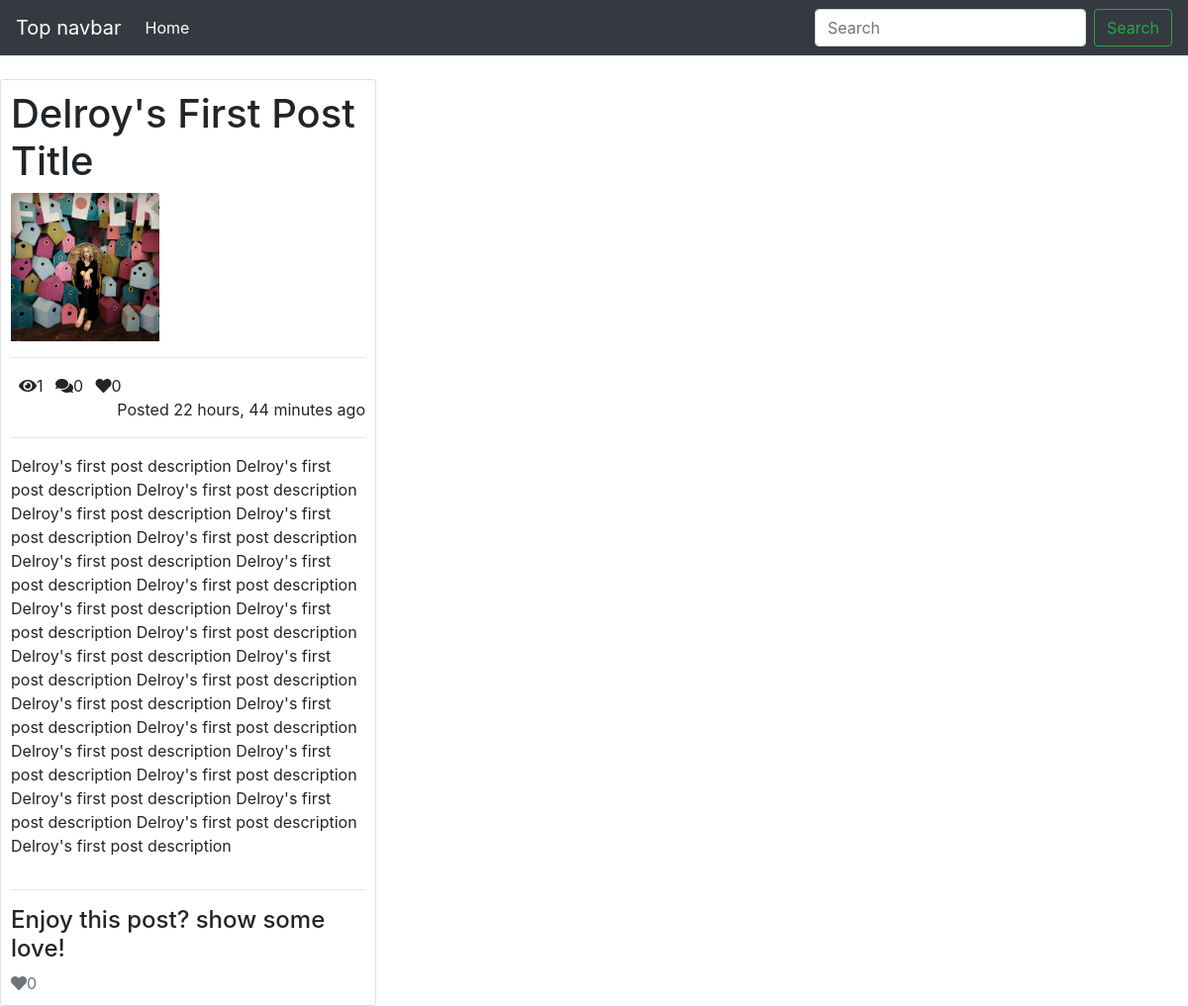
/first-post/ (signed in), run on the app's committed database.
### posts/models.py (models this page shows, shortened)
class Post(models.Model):
    title = models.CharField(max_length=100)
    content = models.TextField()
    thumbnail = models.ImageField()
    publish_date = models.DateTimeField(auto_now=True)
    last_updated = models.DateTimeField(auto_now=True)
    author = models.ForeignKey(User, on_delete=models.CASCADE)
    slug = models.SlugField()
    def get_love_url(self):
        return reverse("love", kwargs={"slug": self.slug})
    @property
    def get_comment_count(self):
        return self.comment_set.all().count()
    @property
    def get_view_count(self):
        return self.postview_set.all().count()
    @property
    def get_love_count(self):
        return self.love_set.all().count()

### posts/views.py (the view)
# urls.py: path('<slug>/', PostDetailView.as_view(), name='detail'),
class PostDetailView(DetailView):
    model = Post
    def get_object(self, **kwargs):
        object = super().get_object(**kwargs)
        if self.request.user.is_authenticated:
            PostView.objects.get_or_create(user=self.request.user, post=object)
        return object

### templates/posts/post_detail.html
{% extends 'base.html' %}
{% block content %}
<div class="row">
    <div class="col-4 offest-4">
        <div class="card" style="padding: 10px;">
            <h1>{{ object.title|title }}</h1>
            <img src="{{ object.thumbnail.url }}" style="height: 150px; width: 150px;" class="card-img-top post-image"
                alt="image">
            <hr />
            <div>
                <span><i class="fas fa-eye ml-2"></i>{{ object.get_view_count }}</span>
                <span><i class="fas fa-comments ml-2"></i>{{ object.get_comment_count }}</span>
                <span><i class="fas fa-heart ml-2"></i>{{ object.get_love_count }}</span>
                <span class="float-right">Posted {{ object.publish_date|timesince }} ago</span>
            </div>
            <hr />
            <div>
                <p>{{ object.content }}</p>
            </div>
            <hr />
            <div>
                <h4>Enjoy this post? show some love!</h4>
                <a href="{{ object.get_love_url }}" class="text-muted"><i class="fas fa-heart"></i>{{ object.get_love_count }}</a>
            </div>
        </div>
    </div>
</div>
{% endblock content %}

### data on the page
Post: title "Delroy's First Post Title", thumbnail (picture), get_view_count "1", get_comment_count "0", get_love_count "0", publish_date "22 hours, 44 minutes", content "Delroy's first post description Delroy's first post description Delroy's first post description Delroy's first post description Delroy's first post description Delroy's first post description Delroy's first post description Delroy's first post description Delroy's first post description Delroy's first post description Delroy's first post description Delroy's first post description Delroy's first post description Delroy's first post description Delroy's first post description Delroy's first post description Delroy's first post description Delroy's first post description Delroy's first post description Delroy's first post description Delroy's first post description Delroy's first post…"
